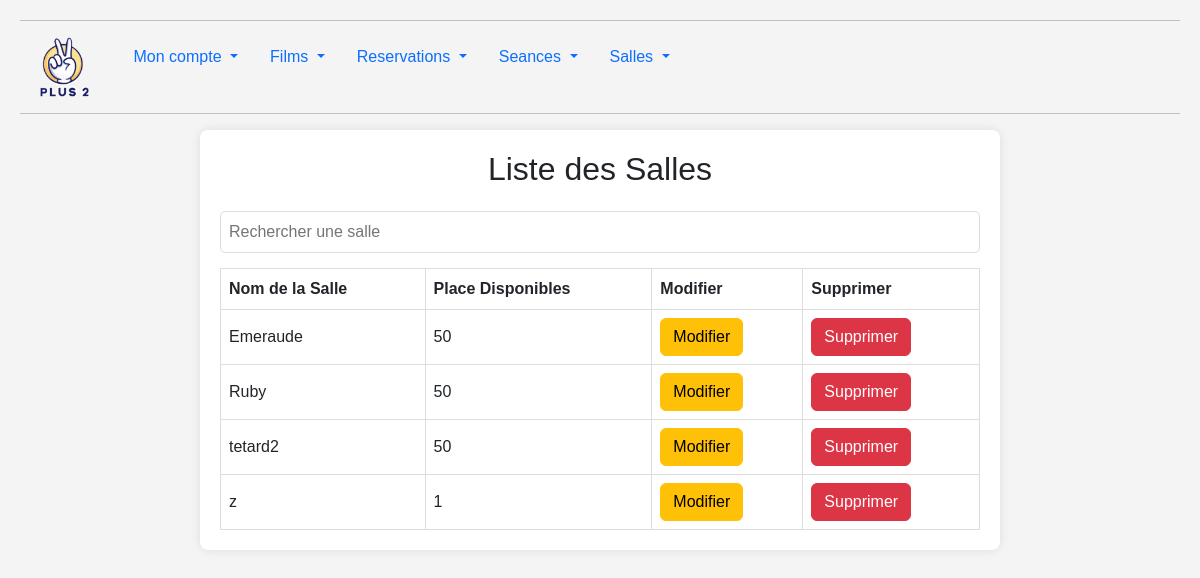
The page /vue/afficherSalle.php (signed in) on the database its author committed.
### tables this page shows
CREATE TABLE `salle` (
  `id_salle` int(11) NOT NULL,
  `nom_salle` varchar(50) NOT NULL,
  `place_totale` int(11) NOT NULL
);

### src/repository/SalleRepo.php (called while the page is built, shortened)
<?php
class SalleRepo{
    private $bdd;
    public function __construct(){
        $this->bdd = new BDD();
    }
        public function afficherSalle(){
            $affiche="SELECT * FROM `salle` ORDER BY nom_salle ASC";
            $req=$this->bdd->getBdd()->prepare($affiche);
            $req->execute(
            );
            return $req->fetchall();
        }
}

### src/bdd/BDD.php (called while the page is built)
<?php
class BDD
{
    private $bdd;
    public function __construct()
    {
        $this->bdd = new PDO('mysql:host=localhost;dbname=rmr_cinema;charset=utf8', 'root','' );
    }
    public function getBdd()
    {
        return $this->bdd;
    }
}

### vue/afficherSalle.php (the view, shortened to what this page needs)
<?php
require_once '../src/bdd/Bdd.php';
require_once '../src/repository/SalleRepo.php';
$salleRepo = new SalleRepo();
$resultat = $salleRepo->afficherSalle();
?>
<!DOCTYPE html>
<html lang="fr">
<head>
    <link href="https://cdn.jsdelivr.net/npm/bootstrap@5.3.3/dist/css/bootstrap.min.css" rel="stylesheet">
</head>
<body>
<header>
    <hr>
    <menu class="nav">
        <li>
            <a class="navbar-brand" href="accueil.php"><img src="../assets/img/logoV2.jpg" style="height: 60px; margin-left: 20px;"></a>
            <button class="navbar-toggler" type="button" data-bs-toggle="collapse" data-bs-target="#navbarSupportedContent" aria-controls="navbarSupportedContent" aria-expanded="false" aria-label="Toggle navigation">
                <span class="navbar-toggler-icon"></span>
            </button>
        </li>
        <li class="nav-item dropdown">
            <a class="nav-link dropdown-toggle" href="#" role="button" data-bs-toggle="dropdown" aria-expanded="false">
                Mon compte
            </a>
        </li>
        <li class="nav-item dropdown">
            <a class="nav-link dropdown-toggle" href="#" role="button" data-bs-toggle="dropdown" aria-expanded="false">
                Films
            </a>
        </li>
        <li class="nav-item dropdown">
            <a class="nav-link dropdown-toggle" href="#" role="button" data-bs-toggle="dropdown" aria-expanded="false">
                Reservations
            </a>
        </li>
        <li class="nav-item dropdown">
            <a class="nav-link dropdown-toggle" href="#" role="button" data-bs-toggle="dropdown" aria-expanded="false">
                Seances
            </a>
        </li>
        <li class="nav-item dropdown">
            <a class="nav-link dropdown-toggle" href="#" role="button" data-bs-toggle="dropdown" aria-expanded="false">
                Salles
            </a>
        </li>
    </menu>
    <hr>
</header>
<div class="container">
    <div class="top-section">
        <h2>Liste des Salles</h2>
    </div>
    <input type="text" id="search" class="search-bar" onkeyup="filterSalle()" placeholder="Rechercher une salle">
    <table>
        <thead>
        <tr>
            <th>Nom de la Salle</th>
            <th>Place Disponibles</th>
            <th>Modifier</th>
            <th>Supprimer</th>
        </tr>
        </thead>
        <tbody>
        <?php foreach ($resultat as $salle): ?>
            <tr>
                <td><?= htmlspecialchars($salle['nom_salle']) ?></td>
                <td><?= $salle["place_totale"] ?></td>
                <td><a href='modifSalle.php?id=<?= $salle["id_salle"] ?>'><button type='button' class='btn btn-warning'>Modifier</button></a></td>
                <td><button type='button' class='btn btn-danger' onclick="confirmDelete(<?= $salle['id_salle'] ?>)">Supprimer</button></td>
            </tr>
        <?php endforeach; ?>
        </tbody>
    </table>
</div>
</body>
</html>

### vue/afficherSalle.php (style rules this page uses)
body { font-family: Arial, sans-serif; margin: 20px; background-color: #f4f4f4; }
.container { max-width: 800px; margin: auto; background: white; padding: 20px; border-radius: 8px; box-shadow: 0px 0px 10px rgba(0, 0, 0, 0.1); position: relative; }
.top-section { display: flex; flex-direction: column; align-items: flex-start; margin-bottom: 15px; }
.top-section h2 { text-align: center; width: 100%; }
.search-bar { width: 100%; padding: 8px; margin-bottom: 15px; border: 1px solid #ddd; border-radius: 5px; }
table { width: 100%; border-collapse: collapse; }
th, td { border: 1px solid #ddd; padding: 8px; text-align: left; max-width: 150px; overflow: hidden; text-overflow: ellipsis; white-space: nowrap; }

### rows shown on the page
salle: nom_salle "Emeraude", place_totale "50"
salle: nom_salle "Ruby", place_totale "50"
salle: nom_salle "tetard2", place_totale "50"
salle: nom_salle "z", place_totale "1"
